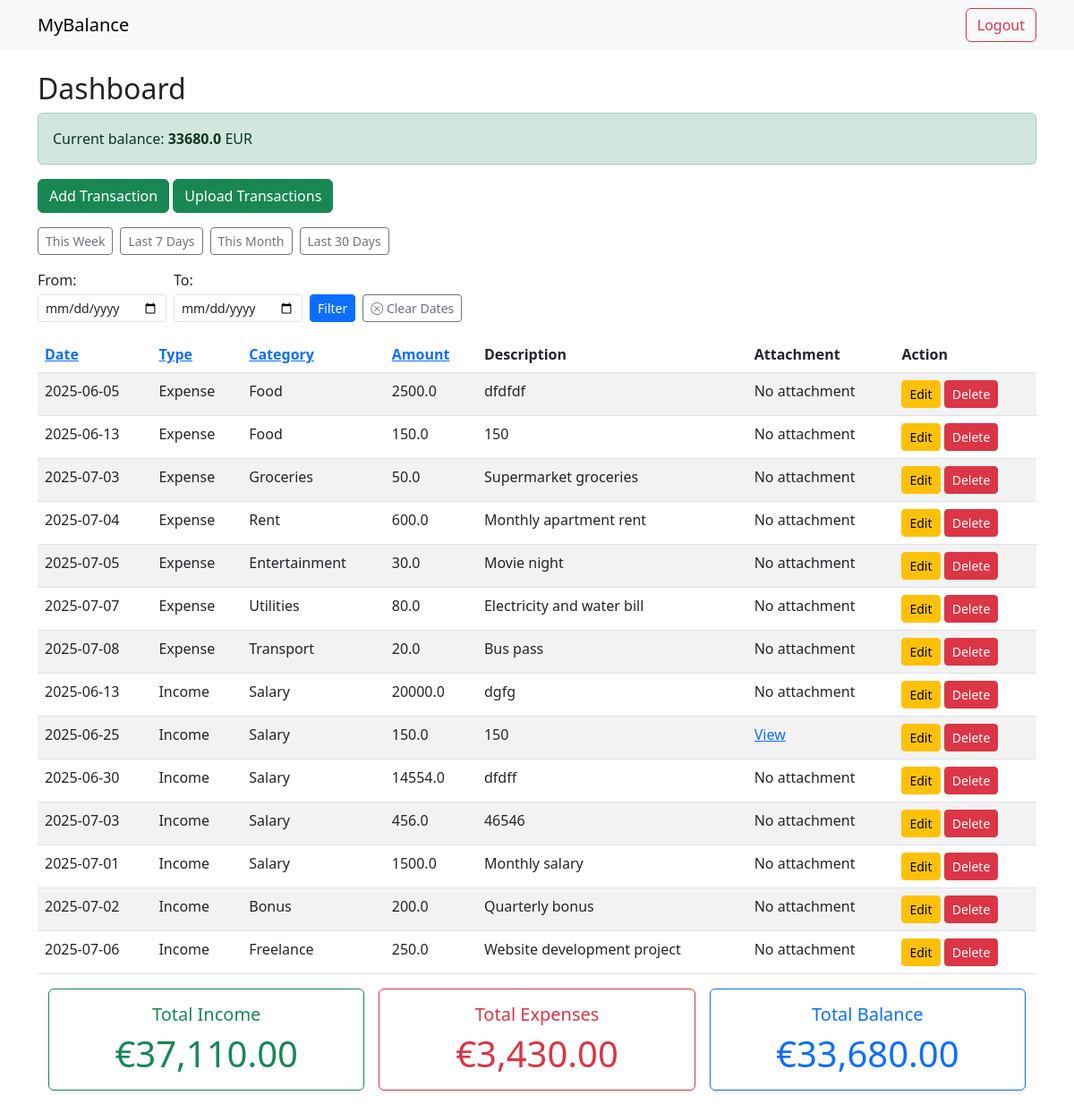
/dashboard?sort_by=type&order=asc (signed in), run on the app's committed database.
### tables this page shows
CREATE TABLE transactions (
              id INTEGER PRIMARY KEY AUTOINCREMENT,
              user_id INTEGER,
              date TEXT,
              type TEXT,
              category TEXT,
              amount REAL,
              description TEXT, attachment TEXT,
              FOREIGN KEY(user_id) REFERENCES users(id)
              );

### app.py (the view)
@app.route('/dashboard')
def dashboard():
        if 'user_id' not in session:
            return redirect(url_for('login'))
        sort_by=request.args.get('sort_by','date')
        order=request.args.get('order','desc')
        if sort_by not in ['date','type','amount', 'category']:
             sort_by='date'
        if order not in ['asc', 'desc']:
             order='desc'
        date_from=request.args.get('from')
        date_to=request.args.get('to')
        preset=request.args.get('preset')
        today=date.today()
        if preset=='this_week':
             start_of_week=today-timedelta(days=today.weekday())
             date_from=start_of_week.isoformat()
             date_to=today.isoformat()
        elif preset=='last_7_days':
             date_from=(today-timedelta(days=6)).isoformat()
             date_to=today.isoformat()
        elif preset=='this_month':
             date_from=(today.replace(day=1)).isoformat()
             date_to=today.isoformat()
        elif preset=='last_30_days':
             date_from=(today-timedelta(days=29)).isoformat()
             date_to=today.isoformat()
        query='''
            SELECT id, date, type, category, amount, description, attachment
            FROM transactions
            WHERE user_id=?
        '''
        params=[session['user_id']]
        if date_from:
             query+=" AND date>=?"
             params.append(date_from)
        if date_to:
             query+=" AND date<=?"
             params.append(date_to)
        query+= f"ORDER BY {sort_by} {order}"
        conn=get_db_conn()
        c=conn.cursor()
        c.execute(query, tuple(params))
        transactions=c.fetchall()
        query_current = '''SELECT
                        COALESCE(SUM(CASE WHEN type='Income' THEN amount ELSE 0 END),0) -
                        COALESCE(SUM(CASE WHEN type='Expense' THEN amount ELSE 0 END),0) AS balance
                        FROM transactions
                        WHERE user_id=?'''
        c.execute(query_current, (session['user_id'],))
        current_balance = c.fetchone()['balance']
        query_totals='''
                    SELECT
                    COALESCE(SUM(CASE WHEN type='Income' THEN amount ELSE 0 END),0)-
                    COALESCE(SUM(CASE WHEN type='Expense' THEN amount ELSE 0 END),0) AS balance,
                    COALESCE(SUM(CASE WHEN type='Income' THEN amount ELSE 0 END),0) AS total_income,
                    COALESCE(SUM(CASE WHEN type='Expense' THEN amount ELSE 0 END),0) AS total_expenses
                    FROM transactions
                    WHERE user_id=?

                  '''
        params_totals=[session['user_id']]
        if date_from:
            query_totals+= ' AND date>=?'
            params_totals.append(date_from)
        if date_to:
            query_totals+= ' AND date<=?'
            params_totals.append(date_to)
        c.execute(query_totals, tuple(params_totals))
        row=c.fetchone()
        total_income=row['total_income']
        total_expenses=row['total_expenses']
        balance=row['balance']
        conn.close()
        return render_template('dashboard.html', transactions=transactions, sort_by=sort_by, order=order, date_from=date_from,
                               date_to=date_to, balance=balance, total_income=total_income,total_expenses=total_expenses, current_balance=current_balance)

### app.py (called while the page is built)
def get_db_conn():
     conn=sqlite3.connect(DATABASE)
     conn.row_factory=sqlite3.Row
     return conn

### templates/dashboard.html (shortened to what this page needs)
{% extends 'base.html' %}
{% block content %}
<h2>Dashboard</h2>
<div class="alert {% if balance>=0 %} alert-success {% else %} alert-danger {% endif %}" role="alert">
    Current balance: <strong>{{current_balance}}</strong> EUR
</div>
<a href="{{ url_for('add') }}" class="btn btn-success mb-3">Add Transaction</a>
<a href="{{ url_for('import_transactions') }}" class="btn btn-success mb-3">Upload Transactions</a>
<form method="get" class="d-flex align-items-end gap-2 mb-3" style="flex-wrap: wrap; max-width: 600px;">
      <div class="col-auto">
        <a href="{{ url_for('dashboard', preset='this_week')}}" class="btn btn-outline-secondary btn-sm">This Week</a>
    </div>
    <div class="col-auto">
        <a href="{{ url_for('dashboard', preset='last_7_days')}}" class="btn btn-outline-secondary btn-sm">Last 7 Days</a>
    </div>
    <div class="col-auto">
        <a href="{{ url_for('dashboard', preset='this_month')}}" class="btn btn-outline-secondary btn-sm">This Month</a>
    </div>
    <div class="col-auto">
        <a href="{{ url_for('dashboard', preset='last_30_days')}}" class="btn btn-outline-secondary btn-sm">Last 30 Days</a>
    </div>
    <div class="col-auto">
        <label for="from" class="form-label mb-1">From:</label>
        <input type="date" name="from" id="from" class="form-control form-control-sm" value="{{ date_from or ''}}">
    </div>
    <div class="col-auto">
        <label for="to" class="form-label mb-1">To:</label>
        <input type="date" name="to" id="to" class="form-control form-control-sm" value="{{ date_to or ''}}">
    </div>
    <div class="col-auto">
        <button type="submit" class="btn btn-sm btn-primary">Filter</button>
    </div>
    <div class="col-auto">
        <a href="{{ url_for('dashboard')}}" class="btn btn-outline-secondary btn-sm">
            <i class="bi bi-x-circle"></i> Clear Dates</a>
    </div>
</form>
<table class="table table-striped">
    <thead>
        <tr>
            <th><a href="{{ url_for('dashboard',sort_by='date', order='asc' if sort_by!='date' or order=='desc' else 'desc' ) }}">Date</a></th>
            <th><a href="{{ url_for('dashboard', sort_by='type', order='asc' if sort_by!='type' or order=='desc' else 'desc')}}">Type</a></th>
            <th><a href="{{ url_for ('dashboard', sort_by='category', order='asc' if sort_by!='category' or order=='desc' else 'desc')}}">Category</a></th>
            <th><a href ="{{ url_for('dashboard', sort_by='amount', order='asc' if sort_by!='amount' or order=='desc' else 'desc')}}">Amount</a></th>
            <th>Description</th>
            <th>Attachment</th>
            <th>Action</th>
        </tr>
    </thead>
    <tbody>
        {% for t in transactions %}
        <tr>
            <td>{{ t['date'] }}</td>
            <td>{{ t['type'] }}</td>
            <td>{{ t['category'] }}</td>
            <td>{{ t['amount'] }}</td>
            <td>{{ t['description'] }}</td>
            <td>
                {% if  t['attachment']%}
                    <a href="{{ url_for('static', filename='uploads/'+t['attachment'])}}" target="_blank">View</a>
                {% else %}
                    No attachment
                {% endif %}
               </td>
            <td >
                <a href="{{url_for('update', id=t['id'])}}" class="btn btn-sm btn-warning">Edit</a>
                <a href="{{ url_for('confirm_delete', id=t['id'], target='record')}}" class="btn btn-sm btn-danger">Delete</a>
            </td>
        </tr>
        {% endfor %}
    </tbody>
</table>
<div class="container mb-4">
  <div class="row g-3">
    {% if date_from or date_to %}
      <div class="col-md-4">
        <div class="card border-success shadow-sm">
          <div class="card-body text-center">
            <h5 class="card-title text-success">Income for period</h5>
            <p class="card-text display-6 text-success ">€{{ "{:,.2f}".format(total_income) }}</p>
          </div>
        </div>
      </div>
      <div class="col-md-4">
        <div class="card border-danger shadow-sm">
          <div class="card-body text-center">
            <h5 class="card-title text-danger">Expenses for period</h5>
            <p class="card-text display-6 text-danger ">€{{ "{:,.2f}".format(total_expenses) }}</p>
          </div>
        </div>
      </div>
      <div class="col-md-4">
        <div class="card border-primary shadow-sm">
          <div class="card-body text-center">
            <h5 class="card-title text-primary">Balance for period</h5>
            <p class="card-text display-6 text-primary">€{{ "{:,.2f}".format(balance) }}</p>
          </div>
        </div>
      </div>
    {% else %}
      <div class="col-md-4">
        <div class="card border-success shadow-sm">
          <div class="card-body text-center">
            <h5 class="card-title text-success">Total Income</h5>
             <p class="card-text display-6 text-success ">€{{ "{:,.2f}".format(total_income) }}</p>
          </div>
        </div>
      </div>
      <div class="col-md-4">
        <div class="card border-danger shadow-sm">
          <div class="card-body text-center">
            <h5 class="card-title text-danger">Total Expenses</h5>
            <p class="card-text display-6 text-danger ">€{{ "{:,.2f}".format(total_expenses) }}</p>
          </div>
        </div>
      </div>
      <div class="col-md-4">
        <div class="card border-primary shadow-sm">
          <div class="card-body text-center">
            <h5 class="card-title text-primary">Total Balance</h5>
           <p class="card-text display-6 text-primary">€{{ "{:,.2f}".format(balance) }}</p>
          </div>
        </div>
      </div>
    {% endif %}
  </div>
</div>
{% endblock %}

### data on the page
transactions: date "2025-06-05", type "Expense", category "Food", amount "2500.0", description "dfdfdf", shows "No attachment"
transactions: date "2025-06-13", type "Expense", category "Food", amount "150.0", description "150", shows "No attachment"
transactions: date "2025-07-03", type "Expense", category "Groceries", amount "50.0", description "Supermarket groceries", shows "No attachment"
transactions: date "2025-07-04", type "Expense", category "Rent", amount "600.0", description "Monthly apartment rent", shows "No attachment"
transactions: date "2025-07-05", type "Expense", category "Entertainment", amount "30.0", description "Movie night", shows "No attachment"
transactions: date "2025-07-07", type "Expense", category "Utilities", amount "80.0", description "Electricity and water bill", shows "No attachment"
transactions: date "2025-07-08", type "Expense", category "Transport", amount "20.0", description "Bus pass", shows "No attachment"
transactions: date "2025-06-13", type "Income", category "Salary", amount "20000.0", description "dgfg", shows "No attachment"
transactions: date "2025-06-25", type "Income", category "Salary", amount "150.0", description "150"
transactions: date "2025-06-30", type "Income", category "Salary", amount "14554.0", description "dfdff", shows "No attachment"
transactions: date "2025-07-03", type "Income", category "Salary", amount "456.0", description "46546", shows "No attachment"
transactions: date "2025-07-01", type "Income", category "Salary", amount "1500.0", description "Monthly salary", shows "No attachment"
transactions: date "2025-07-02", type "Income", category "Bonus", amount "200.0", description "Quarterly bonus", shows "No attachment"
transactions: date "2025-07-06", type "Income", category "Freelance", amount "250.0", description "Website development project", shows "No attachment"

### other printed values
{{ current_balance }} "33680.0"
{{ "{:,.2f}".format(total_income) }} "37,110.00"
{{ "{:,.2f}".format(total_expenses) }} "3,430.00"
{{ "{:,.2f}".format(balance) }} "33,680.00"
